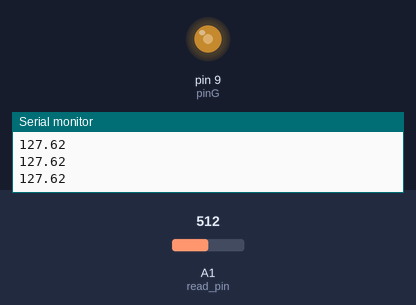
A sketch run on a simulated Arduino Uno, built with avr-gcc and run on an emulated ATmega328P. Shown: output pins drawn as LEDs (lit = HIGH), the last lines printed to the serial monitor. Inputs (shaded band) come from the test bench; at power-on: A1 (read_pin) = 512.

Above: at 1.3 s.
1.4 s: A1 (read_pin) set to 716
At 2.7 s:
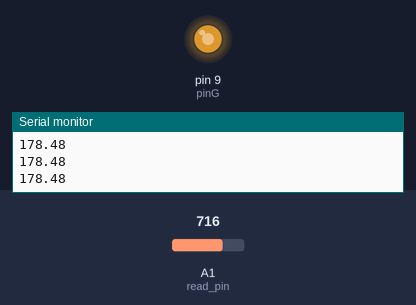
3.0 s: A1 (read_pin) set to 900
At 4.2 s:
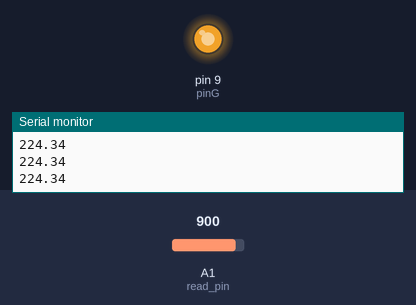
4.5 s: A1 (read_pin) set to 122
At 5.4 s:
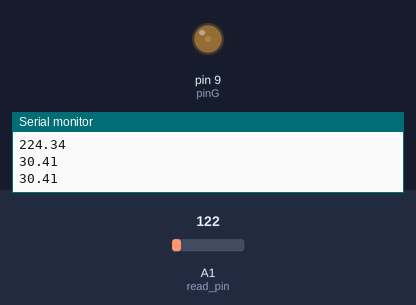
6.0 s: A1 (read_pin) set to 0
At 6.5 s:
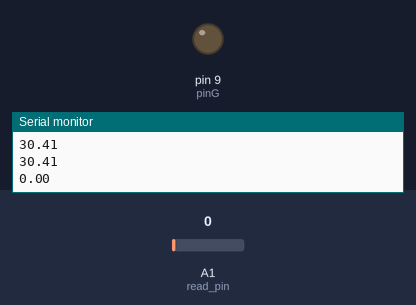
7.5 s: A1 (read_pin) set to 511
At 7.8 s:
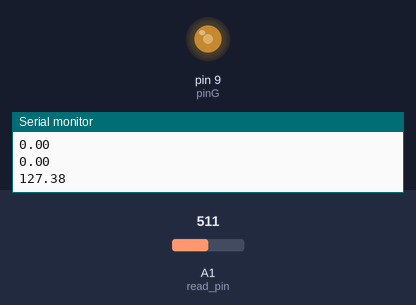
Timing chart, 0 to 10.0 s (numbered marks = the images above; inputs shaded):
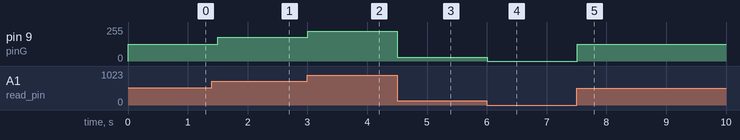

The sketch:

Dimmable_LED.ino
```cpp
 int pinG = 9;
 int read_pin = A1;
 int pot_val;
 float analog_vol;

 void setup() {
  // put your setup code here, to run once:
  pinMode(read_pin,INPUT);
  pinMode(pinG,OUTPUT);
  Serial.begin(9600);
}

void loop() {
  // put your main code here, to run repeatedly:
  pot_val = analogRead(read_pin); // 0 to 1023 bytes
  analog_vol = (255./1023.) * pot_val;
  analogWrite(pinG,analog_vol);
  //delay(50);
  Serial.println(analog_vol);
  delay(500);
}
```

Measured:
- after the input at 1.4 s, pin 9 (pinG): 127/255 → 178/255 after 0.10 s
- after the input at 3.0 s, pin 9 (pinG): 178/255 → 224/255 at once
- after the input at 4.5 s, pin 9 (pinG): 224/255 → 30/255 at once
- after the input at 6.0 s, pin 9 (pinG): 30/255 → 0/255 at once
- after the input at 7.5 s, pin 9 (pinG): 0/255 → 127/255 at once
